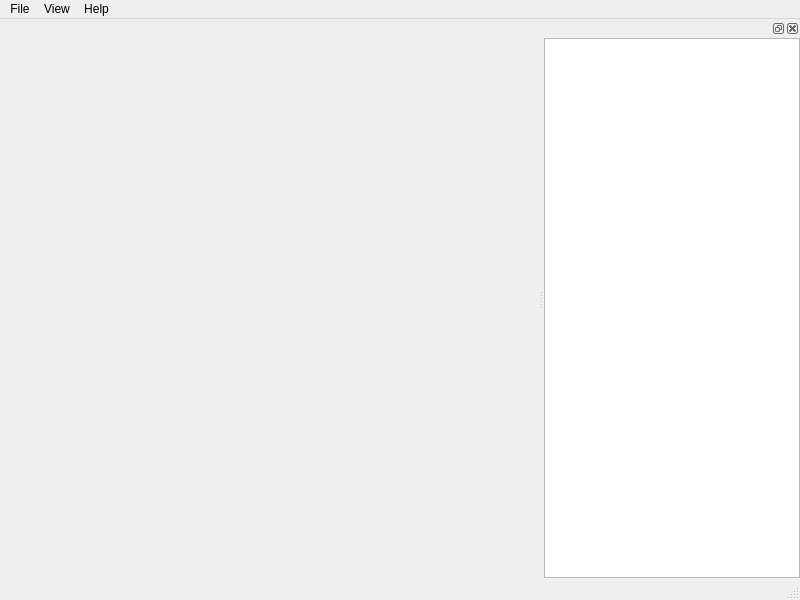
<?xml version="1.0" encoding="UTF-8"?>
<ui version="4.0">
 <class>msvQGridViewerMainWindow</class>
 <widget class="QMainWindow" name="msvQGridViewerMainWindow">
  <property name="geometry">
   <rect>
    <x>0</x>
    <y>0</y>
    <width>800</width>
    <height>600</height>
   </rect>
  </property>
  <property name="windowTitle">
   <string>Grid Viewer - Multi Scale Visualization Toolkit</string>
  </property>
  <widget class="QWidget" name="centralwidget">
   <layout class="QVBoxLayout" name="verticalLayout_3" stretch="1,0">
    <property name="margin">
     <number>0</number>
    </property>
    <item>
     <widget class="QVTKWidget" name="threeDView" native="true"/>
    </item>
    <item>
     <layout class="QHBoxLayout" name="horizontalLayout">
      <item>
       <widget class="msvQTimePlayerWidget" name="timePlayerWidget" native="true"/>
      </item>
     </layout>
    </item>
   </layout>
  </widget>
  <widget class="QMenuBar" name="menubar">
   <property name="geometry">
    <rect>
     <x>0</x>
     <y>0</y>
     <width>800</width>
     <height>26</height>
    </rect>
   </property>
   <widget class="QMenu" name="menuFile">
    <property name="title">
     <string>File</string>
    </property>
    <addaction name="actionOpen"/>
    <addaction name="actionClose"/>
    <addaction name="actionExit"/>
   </widget>
   <widget class="QMenu" name="menuHelp">
    <property name="title">
     <string>Help</string>
    </property>
    <addaction name="actionAboutGridViewerApplication"/>
   </widget>
   <widget class="QMenu" name="menuView">
    <property name="title">
     <string>View</string>
    </property>
   </widget>
   <addaction name="menuFile"/>
   <addaction name="menuView"/>
   <addaction name="menuHelp"/>
  </widget>
  <widget class="QStatusBar" name="statusbar"/>
  <widget class="QDockWidget" name="actorsListPanel">
   <property name="allowedAreas">
    <set>Qt::LeftDockWidgetArea|Qt::RightDockWidgetArea</set>
   </property>
   <attribute name="dockWidgetArea">
    <number>2</number>
   </attribute>
   <widget class="QWidget" name="dockWidgetContents_3">
    <layout class="QVBoxLayout" name="verticalLayout">
     <property name="margin">
      <number>0</number>
     </property>
     <item>
      <widget class="QListWidget" name="actorsListWidget">
       <property name="selectionMode">
        <enum>QAbstractItemView::SingleSelection</enum>
       </property>
      </widget>
     </item>
    </layout>
   </widget>
  </widget>
  <action name="actionOpen">
   <property name="text">
    <string>Open...</string>
   </property>
   <property name="shortcut">
    <string>Ctrl+O</string>
   </property>
   <property name="iconVisibleInMenu">
    <bool>true</bool>
   </property>
  </action>
  <action name="actionExit">
   <property name="text">
    <string>Exit</string>
   </property>
   <property name="shortcut">
    <string>Ctrl+Q</string>
   </property>
  </action>
  <action name="actionClose">
   <property name="text">
    <string>Close</string>
   </property>
   <property name="shortcut">
    <string>Ctrl+X</string>
   </property>
  </action>
  <action name="actionAboutGridViewerApplication">
   <property name="text">
    <string>About Grid Viewer Application</string>
   </property>
   <property name="iconVisibleInMenu">
    <bool>true</bool>
   </property>
  </action>
 </widget>
 <customwidgets>
  <customwidget>
   <class>QVTKWidget</class>
   <extends>QWidget</extends>
   <header>QVTKWidget.h</header>
   <container>1</container>
  </customwidget>
  <customwidget>
   <class>msvQTimePlayerWidget</class>
   <extends>QWidget</extends>
   <header>msvQTimePlayerWidget.h</header>
   <container>1</container>
  </customwidget>
 </customwidgets>
 <resources/>
 <connections/>
</ui>
